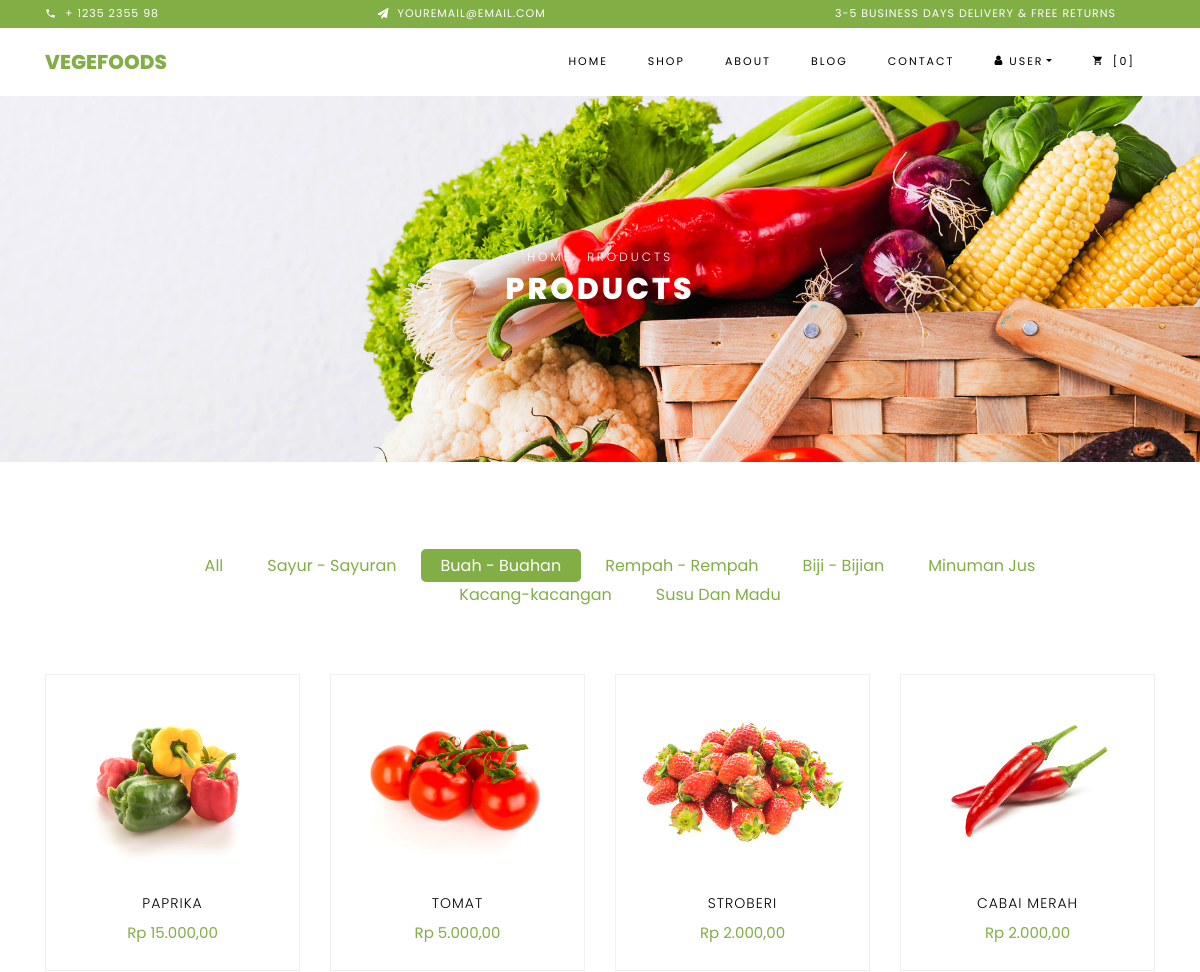
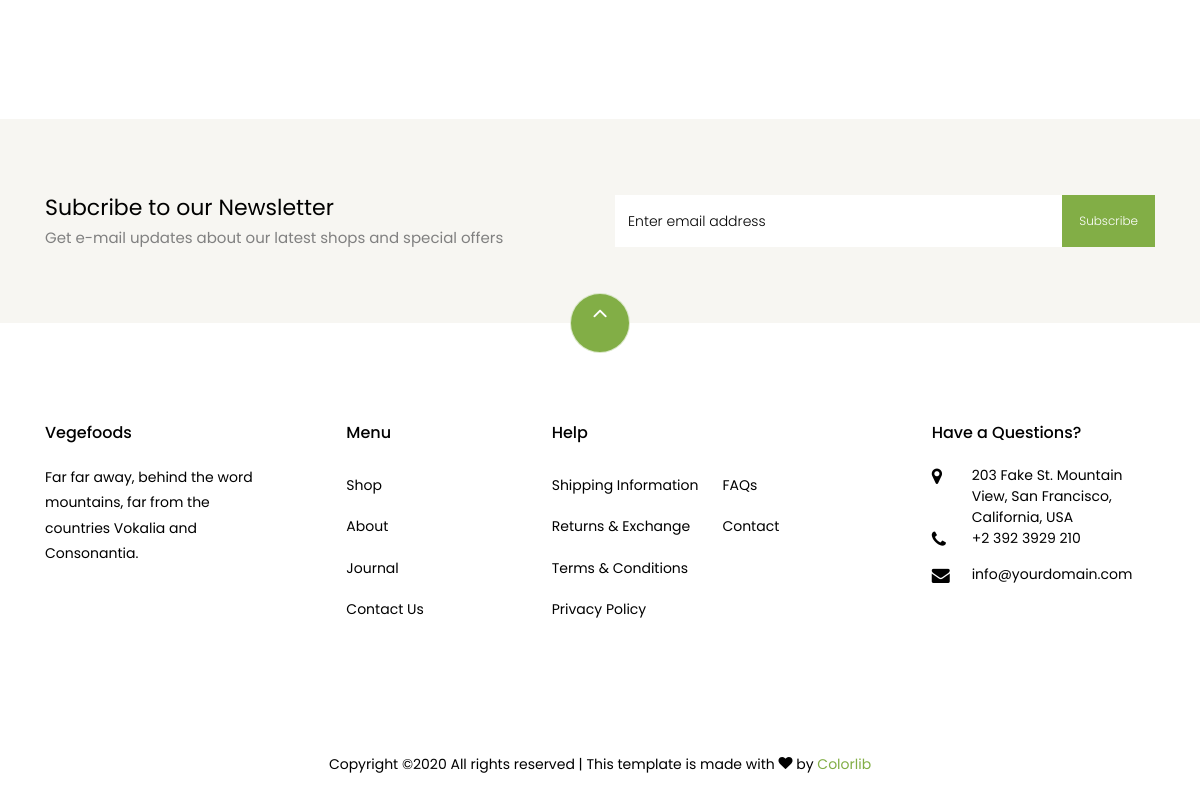
/?page=shop&kategori_id=123246, run on the app's committed database (2 pictures, top to bottom).
### tables this page shows
CREATE TABLE `kategori` (
  `kategori_id` int(10) NOT NULL,
  `nama_kategori` varchar(250) NOT NULL,
  `keterangan` varchar(250) DEFAULT NULL,
  `status` enum('on','off') NOT NULL
);

CREATE TABLE `barang` (
  `barang_id` int(10) NOT NULL,
  `kategori_id` int(10) NOT NULL,
  `supplier_id` int(11) NOT NULL,
  `nama_barang` varchar(250) NOT NULL,
  `deskripsi` text NOT NULL,
  `gambar` varchar(200) NOT NULL,
  `harga` int(10) NOT NULL,
  `stok` int(11) NOT NULL,
  `status` enum('on','off') NOT NULL,
  `berat` int(11) NOT NULL
);

### shop.php (the view, shortened to what this page needs)
<?php
    $pagination = isset($_GET["pagination"]) ? $_GET["pagination"] : 1 ;
    $data_per_halaman = 4;
    $mulai_dari = ($pagination-1) * $data_per_halaman;
	$kategori_id = isset($_GET["kategori_id"]) ? $_GET["kategori_id"] : false;
    $whereKategori_id = false;
    if ($kategori_id) {
        $whereKategori_id = "AND barang.kategori_id = $kategori_id";
    }
    $kategori = query("SELECT kategori.kategori_id, kategori.nama_kategori FROM kategori WHERE status ='on'");
    $barang = query("SELECT barang.* FROM barang
					JOIN kategori ON barang.kategori_id=kategori.kategori_id
					WHERE barang.status = 'on' AND kategori.status = 'on' $whereKategori_id
					LIMIT $mulai_dari,$data_per_halaman");
?>
<div class="hero-wrap hero-bread" style="background-image: url('images/bg_1.jpg');">
      <div class="container">
        <div class="row no-gutters slider-text align-items-center justify-content-center">
          <div class="col-md-9 ftco-animate text-center">
          	<p class="breadcrumbs"><span class="mr-2"><a href="index.html">Home</a></span> <span>Products</span></p>
            <h1 class="mb-0 bread">Products</h1>
          </div>
        </div>
      </div>
    </div>
    <section class="ftco-section">
    	<div class="container">
    		<div class="row justify-content-center">
    			<div class="col-md-10 mb-5 text-center ">
    				<ul class="product-category">
                        <li><a href="<?= "?page=$page" ?>" class="
                            <?php
                                if (!$kategori_id) {
                                    echo "active";
                                }
                            ?>
                                             ">All</a></li>
                        <?php foreach($kategori as $kategori_part):
                                if ($kategori_id == $kategori_part["kategori_id"]):?>
                                    <li><a href="<?= "?page=$page&kategori_id=$kategori_part[kategori_id]"; ?>" class="active"><?= $kategori_part["nama_kategori"]; ?></a></li>
                                <?php else: ?>
                                    <li><a href="<?= "?page=$page&kategori_id=$kategori_part[kategori_id]"; ?>" ><?= $kategori_part["nama_kategori"]; ?></a></li>
                        <?php  endif;
                            endforeach; ?>
    				</ul>
    			</div>
    		</div>
    		<div class="row">
            <?php foreach($barang as $barang_part): ?>
    			<div class="col-md-6 col-lg-3 ftco-animate">
    				<div class="product">
					<a href="admin/gambar/barang/<?= $barang_part["gambar"] ?>" class="image-popup"><img class="img-fluid" src="admin/gambar/barang/<?= $barang_part["gambar"] ?>" alt="Colorlib Template">
    					</a>
    					<div class="text py-3 pb-4 px-3 text-center">
    						<h3><a href="#"><?= $barang_part["nama_barang"] ?></a></h3>
    						<div class="d-flex">
    							<div class="pricing">
		    						<p class="price"><span><?= rupiah($barang_part["harga"]) ?></span></p>
		    					</div>
	    					</div>
    					</div>
    				</div>
                </div>
            <?php endforeach; ?>
            </div>
    	</div>
    </section>

### index.php (shortened to what this page needs)
<?php
    require("function/function.php");
    $page = isset($_GET['page']) ? $_GET['page'] : false;
    $keranjang = isset($_SESSION['keranjang']) ? $_SESSION['keranjang'] : array();
    $totalBarang= count($keranjang);
?>
<!DOCTYPE html>
<html lang="en">
  <head>
    <link rel="stylesheet" href="css/open-iconic-bootstrap.min.css">
    <link rel="stylesheet" href="css/animate.css">
    <link rel="stylesheet" href="css/owl.carousel.min.css">
    <link rel="stylesheet" href="css/owl.theme.default.min.css">
    <link rel="stylesheet" href="css/magnific-popup.css">
    <link rel="stylesheet" href="css/aos.css">
    <link rel="stylesheet" href="css/ionicons.min.css">
    <link rel="stylesheet" href="css/bootstrap-datepicker.css">
    <link rel="stylesheet" href="css/jquery.timepicker.css">
    <link rel="stylesheet" href="css/flaticon.css">
    <link rel="stylesheet" href="css/icomoon.css">
    <link rel="stylesheet" href="css/style.css">
    <link rel="stylesheet" href="https://use.fontawesome.com/releases/v5.0.8/css/all.css">
  </head>
  <body class="goto-here">
		<div class="py-1 bg-primary">
    	<div class="container">
    		<div class="row no-gutters d-flex align-items-start align-items-center px-md-0">
	    		<div class="col-lg-12 d-block">
		    		<div class="row d-flex">
		    			<div class="col-md pr-4 d-flex topper align-items-center">
					    	<div class="icon mr-2 d-flex justify-content-center align-items-center"><span class="icon-phone2"></span></div>
						    <span class="text">+ 1235 2355 98</span>
					    </div>
					    <div class="col-md pr-4 d-flex topper align-items-center">
					    	<div class="icon mr-2 d-flex justify-content-center align-items-center"><span class="icon-paper-plane"></span></div>
						    <span class="text">youremail@email.com</span>
					    </div>
					    <div class="col-md-5 pr-4 d-flex topper align-items-center text-lg-right">
						    <span class="text">3-5 Business days delivery &amp; Free Returns</span>
					    </div>
				    </div>
			    </div>
		    </div>
		  </div>
    </div>
    <nav class="navbar navbar-expand-lg navbar-dark ftco_navbar bg-dark ftco-navbar-light" id="ftco-navbar">
	    <div class="container">
	      <a class="navbar-brand" href="index.php">Vegefoods</a>
	      <div class="collapse navbar-collapse" id="ftco-nav">
	        <ul class="navbar-nav ml-auto">
	          <li class="nav-item active"><a href="index.php" class="nav-link">Home</a></li>
            <li class="nav-item"><a href="?page=shop" class="nav-link">Shop</a></li>
	          <li class="nav-item"><a href="about.php" class="nav-link">About</a></li>
	          <li class="nav-item"><a href="blog.php" class="nav-link">Blog</a></li>
	          <li class="nav-item"><a href="contact.php" class="nav-link">Contact</a></li>
            <?= menuUser()?>
	          <li class="nav-item cta cta-colored"><a href="?page=keranjang" class="nav-link"><span class="icon-shopping_cart">
            </span><?php  if($totalBarang != 0){
                            echo "[".$totalBarang."]";
                          } else{
                            echo "[0]";
                          } ?></a>
          </li>
	        </ul>
	      </div>
	    </div>
	  </nav>
    <?php
        $file = "$page.php";
        if (file_exists($file)){
          include_once($file);
        }else {
          include_once("main.php");
        }
    ?>
	<section class="ftco-section ftco-no-pt ftco-no-pb py-5 bg-light">
      <div class="container py-4">
        <div class="row d-flex justify-content-center py-5">
          <div class="col-md-6">
          	<h2 style="font-size: 22px;" class="mb-0">Subcribe to our Newsletter</h2>
          	<span>Get e-mail updates about our latest shops and special offers</span>
          </div>
          <div class="col-md-6 d-flex align-items-center">
            <form action="#" class="subscribe-form">
              <div class="form-group d-flex">
                <input type="text" class="form-control" placeholder="Enter email address">
                <input type="submit" value="Subscribe" class="submit px-3">
              </div>
            </form>
          </div>
        </div>
      </div>
    </section>
    <footer class="ftco-footer ftco-section">
      <div class="container">
      	<div class="row">
      		<div class="mouse">
						<a href="#" class="mouse-icon">
							<div class="mouse-wheel"><span class="ion-ios-arrow-up"></span></div>
						</a>
					</div>
      	</div>
        <div class="row mb-5">
          <div class="col-md">
            <div class="ftco-footer-widget mb-4">
              <h2 class="ftco-heading-2">Vegefoods</h2>
              <p>Far far away, behind the word mountains, far from the countries Vokalia and Consonantia.</p>
              <ul class="ftco-footer-social list-unstyled float-md-left float-lft mt-5">
              </ul>
            </div>
          </div>
          <div class="col-md">
            <div class="ftco-footer-widget mb-4 ml-md-5">
              <h2 class="ftco-heading-2">Menu</h2>
              <ul class="list-unstyled">
                <li><a href="#" class="py-2 d-block">Shop</a></li>
                <li><a href="#" class="py-2 d-block">About</a></li>
                <li><a href="#" class="py-2 d-block">Journal</a></li>
                <li><a href="#" class="py-2 d-block">Contact Us</a></li>
              </ul>
            </div>
          </div>
          <div class="col-md-4">
             <div class="ftco-footer-widget mb-4">
              <h2 class="ftco-heading-2">Help</h2>
              <div class="d-flex">
	              <ul class="list-unstyled mr-l-5 pr-l-3 mr-4">
	                <li><a href="#" class="py-2 d-block">Shipping Information</a></li>
	                <li><a href="#" class="py-2 d-block">Returns &amp; Exchange</a></li>
	                <li><a href="#" class="py-2 d-block">Terms &amp; Conditions</a></li>
	                <li><a href="#" class="py-2 d-block">Privacy Policy</a></li>
	              </ul>
	              <ul class="list-unstyled">
	                <li><a href="#" class="py-2 d-block">FAQs</a></li>
	                <li><a href="#" class="py-2 d-block">Contact</a></li>
	              </ul>
	            </div>
            </div>
          </div>
          <div class="col-md">
            <div class="ftco-footer-widget mb-4">
            	<h2 class="ftco-heading-2">Have a Questions?</h2>
            	<div class="block-23 mb-3">
	              <ul>
	                <li><span class="icon icon-map-marker"></span><span class="text">203 Fake St. Mountain View, San Francisco, California, USA</span></li>
	                <li><a href="#"><span class="icon icon-phone"></span><span class="text">+2 392 3929 210</span></a></li>
	                <li><a href="#"><span class="icon icon-envelope"></span><span class="text">info@yourdomain.com</span></a></li>
	              </ul>
	            </div>
            </div>
          </div>
        </div>
        <div class="row">
          <div class="col-md-12 text-center">
            <p>
						  Copyright &copy;<script>document.write(new Date().getFullYear());</script> All rights reserved | This template is made with <i class="icon-heart color-danger" aria-hidden="true"></i> by <a href="https://colorlib.com" target="_blank">Colorlib</a>
						</p>
          </div>
        </div>
      </div>
    </footer>
  </body>
</html>

### function/function.php (shortened to what this page needs)
<?php
    $koneksi = mysqli_connect("localhost","root","","vegefoods");
	function query($query){
		global $koneksi;
		$result = mysqli_query($koneksi,$query);
		$rows=[];
		while ($row=mysqli_fetch_assoc($result)){
			$rows[]=$row;
		}
		return $rows;
  }
  function rupiah($angka){
    $hasil_rupiah = "Rp " . number_format($angka,2,',','.');
    return $hasil_rupiah;
  }
  function menuUser(){
    echo "<li class='nav-item dropdown cta cta-colored'>
            <a class='nav-link dropdown-toggle' href='#' id='dropdownUser' data-toggle='dropdown' aria-haspopup='true' aria-expanded='false'><span class='icon-user'></span> User</a>
              <div class='dropdown-menu' aria-labelledby='dropdownUser'>";
    echo "  </div>
          </li>";
  }
?>

### css/icomoon.css (style rules this page uses)
[class^="icon-"], [class*=" icon-"] { font-family: 'icomoon' !important; speak: none; font-style: normal; font-weight: normal; font-variant: normal; text-transform: none; line-height: 1; -webkit-font-smoothing: antialiased; -moz-osx-font-smoothing: grayscale; }
.icon-heart:before { content: "\f004"; }
.icon-user:before { content: "\f007"; }
.icon-map-marker:before { content: "\f041"; }
.icon-phone:before { content: "\f095"; }
.icon-envelope:before { content: "\f0e0"; }
.icon-paper-plane:before { content: "\f1d8"; }
.icon-phone2:before { content: "\e0cd"; }
.icon-shopping_cart:before { content: "\e8cc"; }

### data on the page
kategori: nama_kategori "Sayur - Sayuran"
kategori: nama_kategori "Buah - Buahan"
kategori: nama_kategori "Rempah - Rempah"
kategori: nama_kategori "Biji - Bijian"
kategori: nama_kategori "Minuman Jus"
kategori: nama_kategori "Kacang-kacangan"
kategori: nama_kategori "Susu Dan Madu"
barang: gambar (picture), nama_barang "PAPRIKA", harga "Rp 15.000,00"
barang: gambar (picture), nama_barang "TOMAT", harga "Rp 5.000,00"
barang: gambar (picture), nama_barang "STROBERI", harga "Rp 2.000,00"
barang: gambar (picture), nama_barang "CABAI MERAH", harga "Rp 2.000,00"
